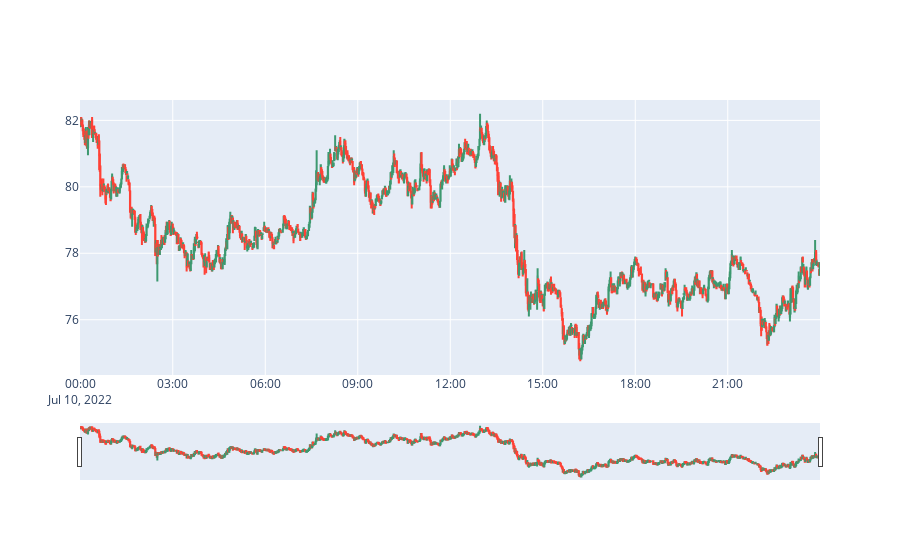

The notebook cell this image was saved under:
### Code cell
fig = go.Figure(data=[go.Candlestick(
                x=minutly_price.index.to_list(),
                open=minutly_price['Open'],
                high=minutly_price['High'],
                low=minutly_price['Low'],
                close=minutly_price['Close'])])

fig.show()

### Figure 1 — Plotly figure (JSON) as saved in the notebook; plotly's stock layout.template omitted (floating-point values rounded to 4 significant figures; data arrays with more than 128 entries replaced by an {"elided": "..."} marker saying what was removed)
{"data": [{"close": {"elided": "1440 float values"}, "high": {"elided": "1440 float values"}, "low": {"elided": "1440 float values"}, "open": {"elided": "1440 float values"}, "type": "candlestick", "x": {"elided": "1440 str values"}}], "layout": {}}
